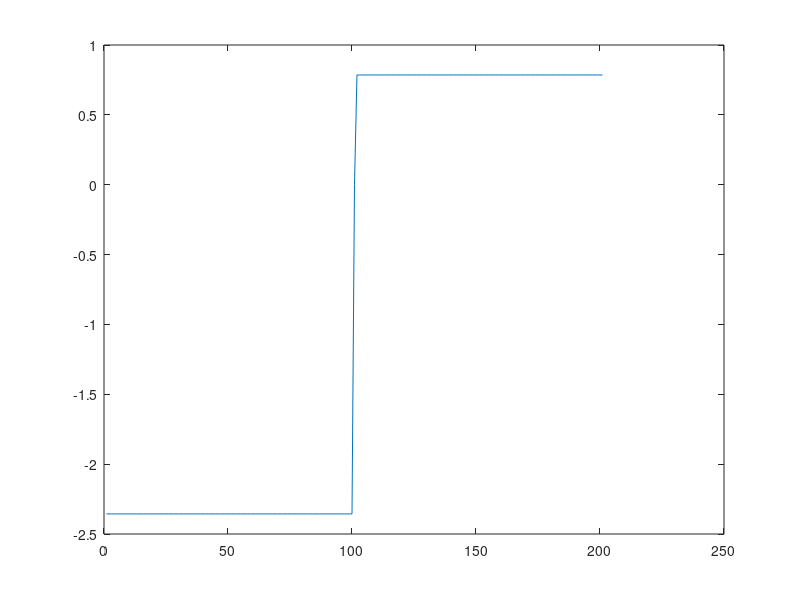

The MATLAB script that drew this image:
exist('test1')
y = -1:.01:1;
x = -1:.01:1;
plot(atan2(y,x))
roots([1 6 -11 290])
A = [1 2 3 4;5 6 7 8;9 10 11 12;13 14 15 16];
A(end-1, :)
logspace(10,100,5)
b = [1;2;3;4]
